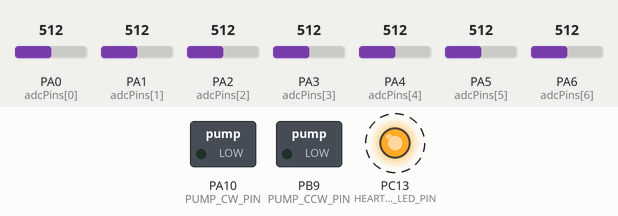
Simulated run of this sketch. Board: STM32 Blue Pill. On the bench: switched loads named in the sketch (green lamp = pin HIGH), output pins drawn as LEDs (lit = HIGH). Dashed ring = blinking. The test bench sets the inputs (shaded band); at power-on: PA0 (adcPins[0]) = 512, PA1 (adcPins[1]) = 512, PA2 (adcPins[2]) = 512, PA3 (adcPins[3]) = 512, PA4 (adcPins[4]) = 512, PA5 (adcPins[5]) = 512, PA6 (adcPins[6]) = 512 (analog values on the 0–1023 scale). What the sketch prints to the serial monitor is not drawn.

Above: at 3.2 s.
Timing chart, 0 to 7.4 s (numbered marks = the images above):
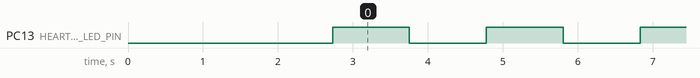

Measured:
- by itself, PC13 (HEARTBEAT_LED_PIN): alternates HIGH for 1.0 s and LOW for 1.0 s

The sketch:

STM_PUMP_CURRENT.ino
```cpp
#include <SPI.h>
#include <mcp_can.h>


#define HEARTBEAT_LED_PIN PC13


// ----- CONFIGURATION -----
#define SPI_CS_PIN PB8

// ----- ADC INPUT -----
const int adcPins[7] = {PA0, PA1, PA2, PA3, PA4, PA5, PA6};
uint16_t readValue[7];
float rawVoltage[7];
float current[7];
float zeroOffset[7] = {0};

const float sensitivity = 0.1;   // 0.1V/A for 20A sensor
const float vRef = 3.3;          // ADC reference voltage
const float adcScale = vRef * 2.0 / 4095.0; // Scale for 12-bit ADC and voltage divider

// ----- PUMP CONTROL -----
#define PUMP_CW_PIN PA10
#define PUMP_CCW_PIN PB9

// ----- CAN IDs -----
#define Pump_ID      0x300
#define Currents_ID1 0x310
#define Currents_ID2 0x312
#define Currents_ID3 0x315
#define Currents_ID4 0x317
#define Heartbeat_ID 0x320

MCP_CAN CAN(SPI_CS_PIN);

// ----- TIMING -----
unsigned long lastCurrentSendTime = 0;
const unsigned long currentSendInterval = 10000; // 10 seconds (in milliseconds)

void setup() {
  SPI.setMISO(PB4);
  SPI.setMOSI(PB5);
  SPI.setSCLK(PB3);
  Serial.begin(115200);
  analogReadResolution(12);

  pinMode(PUMP_CW_PIN, OUTPUT);
  pinMode(PUMP_CCW_PIN, OUTPUT);
  pinMode(HEARTBEAT_LED_PIN, OUTPUT);
  digitalWrite(HEARTBEAT_LED_PIN, LOW);

  while (CAN_OK != CAN.begin(MCP_ANY, CAN_500KBPS, MCP_8MHZ)) {
    Serial.println("CAN init failed, retrying...");
    delay(100);
  }
  CAN.setMode(MCP_NORMAL);
  Serial.println("CAN Ready!");

  // Calibration phase
  Serial.println("Calibrating... Please ensure no current is flowing.");
  for (int ch = 0; ch < 7; ch++) {
    float sumVoltage = 0;
    for (int i = 0; i < 350; i++) {
      readValue[ch] = analogRead(adcPins[ch]);
      sumVoltage += readValue[ch] * adcScale;
      delay(1);
    }
    zeroOffset[ch] = sumVoltage / 350.0;

    Serial.print("Zero Offset CH"); Serial.print(ch); Serial.print(": ");
    Serial.println(zeroOffset[ch], 4);
  }
}

bool heartbeatState = false;
unsigned long lastHeartbeat = 0;
const unsigned long heartbeatInterval = 1000; // 1 second

void loop() {
  readCurrentInputs();
  handleCANMessages();

  unsigned long currentMillis = millis();

  // Every 10 seconds: send current data
  if (currentMillis - lastCurrentSendTime >= currentSendInterval) {
    lastCurrentSendTime = currentMillis;
    sendCurrentDataOverCAN();
  }

  // Every 1 second: toggle heartbeat
  if (currentMillis - lastHeartbeat >= heartbeatInterval) {
    lastHeartbeat = currentMillis;
    heartbeatState = !heartbeatState;
    sendHeartbeat(heartbeatState);
  }

  delay(100);
}

void readCurrentInputs() {
  for (int ch = 0; ch < 7; ch++) {
    readValue[ch] = analogRead(adcPins[ch]);
    rawVoltage[ch] = readValue[ch] * adcScale;
    current[ch] = (rawVoltage[ch] - zeroOffset[ch]) / sensitivity;

    Serial.print("CH"); Serial.print(ch);
    Serial.print(" | V: "); Serial.print(rawVoltage[ch], 3);
    Serial.print(" | Current: "); Serial.print(current[ch], 3);
    Serial.println(" A");
  }
  Serial.println("-----------------------------");
}

void handleCANMessages() {
  long unsigned int rxId;
  unsigned char len = 0;
  unsigned char buf[8];

  while (CAN_MSGAVAIL == CAN.checkReceive()) {
    if (CAN.readMsgBuf(&rxId, &len, buf) == CAN_OK) {
      if (rxId == Pump_ID && len >= 1) {
        handlePumpControl(buf[0]);
      } else if (rxId == 0x210 || rxId == 0x212 || rxId == 0x215) {
        // Ignore legacy voltage messages
      }
      // else if (rxId == 0x301) {
      //   sendCurrentDataOverCAN();  // Only respond if explicitly requested
      // }
    }
  }
}

void handlePumpControl(uint8_t direction) {
  if (direction == 1) {
    digitalWrite(PUMP_CW_PIN, HIGH);
    digitalWrite(PUMP_CCW_PIN, LOW);
    Serial.println("Pump: Clockwise");
  } else if (direction == 2) {
    digitalWrite(PUMP_CW_PIN, LOW);
    digitalWrite(PUMP_CCW_PIN, HIGH);
    Serial.println("Pump: Counter-Clockwise");
  } else {
    digitalWrite(PUMP_CW_PIN, LOW);
    digitalWrite(PUMP_CCW_PIN, LOW);
    Serial.println("Pump: OFF");
  }
}

void sendCurrentDataOverCAN() {
  unsigned char cbuf1[4] = {
    (uint16_t)(current[0] * 100) >> 8, (uint16_t)(current[0] * 100) & 0xFF,
    (uint16_t)(current[1] * 100) >> 8, (uint16_t)(current[1] * 100) & 0xFF
  };
  CAN.sendMsgBuf(Currents_ID1, 0, 4, cbuf1);

  unsigned char cbuf2[4] = {
    (uint16_t)(current[2] * 100) >> 8, (uint16_t)(current[2] * 100) & 0xFF,
    (uint16_t)(current[3] * 100) >> 8, (uint16_t)(current[3] * 100) & 0xFF
  };
  CAN.sendMsgBuf(Currents_ID2, 0, 4, cbuf2);

  unsigned char cbuf3[4] = {
    (uint16_t)(current[4] * 100) >> 8, (uint16_t)(current[4] * 100) & 0xFF,
    (uint16_t)(current[5] * 100) >> 8, (uint16_t)(current[5] * 100) & 0xFF
  };
  CAN.sendMsgBuf(Currents_ID3, 0, 4, cbuf3);

  unsigned char cbuf4[2] = {
    (uint16_t)(current[6] * 100) >> 8, (uint16_t)(current[6] * 100) & 0xFF
  };
  CAN.sendMsgBuf(Currents_ID4, 0, 2, cbuf4);

  Serial.println("Current data sent over CAN.");
}


void sendHeartbeat(bool state) {
  unsigned char hb[1] = { state ? 0x01 : 0x00 };
  CAN.sendMsgBuf(Heartbeat_ID, 0, 1, hb);
  Serial.print("Heartbeat: ");
  Serial.println(hb[0]);

  digitalWrite(HEARTBEAT_LED_PIN, state ? HIGH : LOW);
}
```
